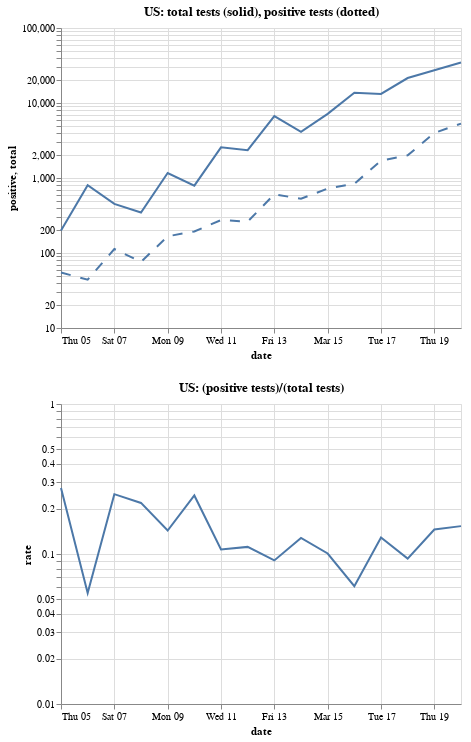

The cell this chart's notebook holds for it:
### Code cell
positive = alt.Chart().mark_line(strokeDash=[10,10]).encode(
    alt.X('date'),
    alt.Y('positive', scale=alt.Scale(type='log')),
)

total = alt.Chart().mark_line().encode(
    alt.X('date'),
    alt.Y('total', scale=alt.Scale(type='log')),
)

rate = alt.Chart(us_totals, title="US: (positive tests)/(total tests)",).mark_line().encode(
    alt.X('date'),
    alt.Y('rate', scale=alt.Scale(type='log')),
)

alt.vconcat(alt.layer(positive, total, data=us_totals, title="US: total tests (solid), positive tests (dotted)"), 
            rate)

### Figure 1 — Vega-Lite specification as saved in the notebook (floating-point values rounded to 4 significant figures)
{"config": {"view": {"continuousWidth": 400, "continuousHeight": 300}}, "vconcat": [{"layer": [{"mark": {"type": "line", "strokeDash": [10, 10]}, "encoding": {"x": {"type": "temporal", "field": "date"}, "y": {"type": "quantitative", "field": "positive", "scale": {"type": "log"}}}}, {"mark": "line", "encoding": {"x": {"type": "temporal", "field": "date"}, "y": {"type": "quantitative", "field": "total", "scale": {"type": "log"}}}}], "title": "US: total tests (solid), positive tests (dotted)"}, {"mark": "line", "encoding": {"x": {"type": "temporal", "field": "date"}, "y": {"type": "quantitative", "field": "rate", "scale": {"type": "log"}}}, "title": "US: (positive tests)/(total tests)"}], "data": {"name": "data-36bc7a57abd3ee6d335279238e399e97"}, "$schema": "https://vega.github.io/schema/vega-lite/v4.0.2.json", "datasets": {"data-36bc7a57abd3ee6d335279238e399e97": [{"date": "2020-03-05T00:00:00", "positive": 55.0, "total": 200.0, "rate": 0.275}, {"date": "2020-03-06T00:00:00", "positive": 44.0, "total": 802.0, "rate": 0.05486}, {"date": "2020-03-07T00:00:00", "positive": 113.0, "total": 451.0, "rate": 0.2506}, {"date": "2020-03-08T00:00:00", "positive": 76.0, "total": 347.0, "rate": 0.219}, {"date": "2020-03-09T00:00:00", "positive": 167.0, "total": 1165.0, "rate": 0.1433}, {"date": "2020-03-10T00:00:00", "positive": 194.0, "total": 790.0, "rate": 0.2456}, {"date": "2020-03-11T00:00:00", "positive": 275.0, "total": 2563.0, "rate": 0.1073}, {"date": "2020-03-12T00:00:00", "positive": 262.0, "total": 2349.0, "rate": 0.1115}, {"date": "2020-03-13T00:00:00", "positive": 607.0, "total": 6699.0, "rate": 0.09061}, {"date": "2020-03-14T00:00:00", "positive": 528.0, "total": 4124.0, "rate": 0.128}, {"date": "2020-03-15T00:00:00", "positive": 723.0, "total": 7174.0, "rate": 0.1008}, {"date": "2020-03-16T00:00:00", "positive": 837.0, "total": 13710.0, "rate": 0.06105}, {"date": "2020-03-17T00:00:00", "positive": 1701.0, "total": 13220.0, "rate": 0.1286}, {"date": "2020-03-18T00:00:00", "positive": 2005.0, "total": 21520.0, "rate": 0.09317}, {"date": "2020-03-19T00:00:00", "positive": 3987.0, "total": 27360.0, "rate": 0.1458}, {"date": "2020-03-20T00:00:00", "positive": 5313.0, "total": 34640.0, "rate": 0.1534}]}}
